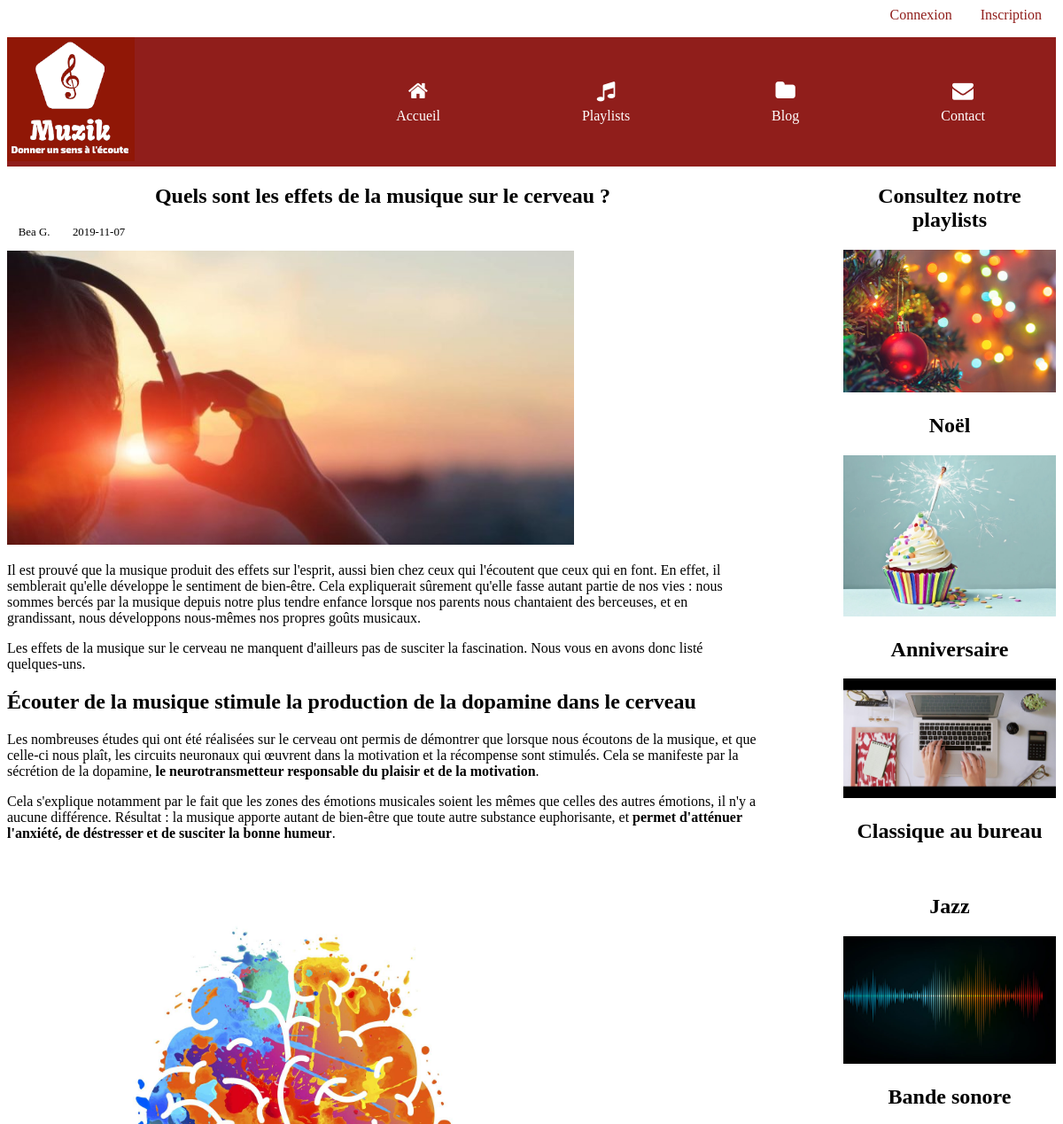
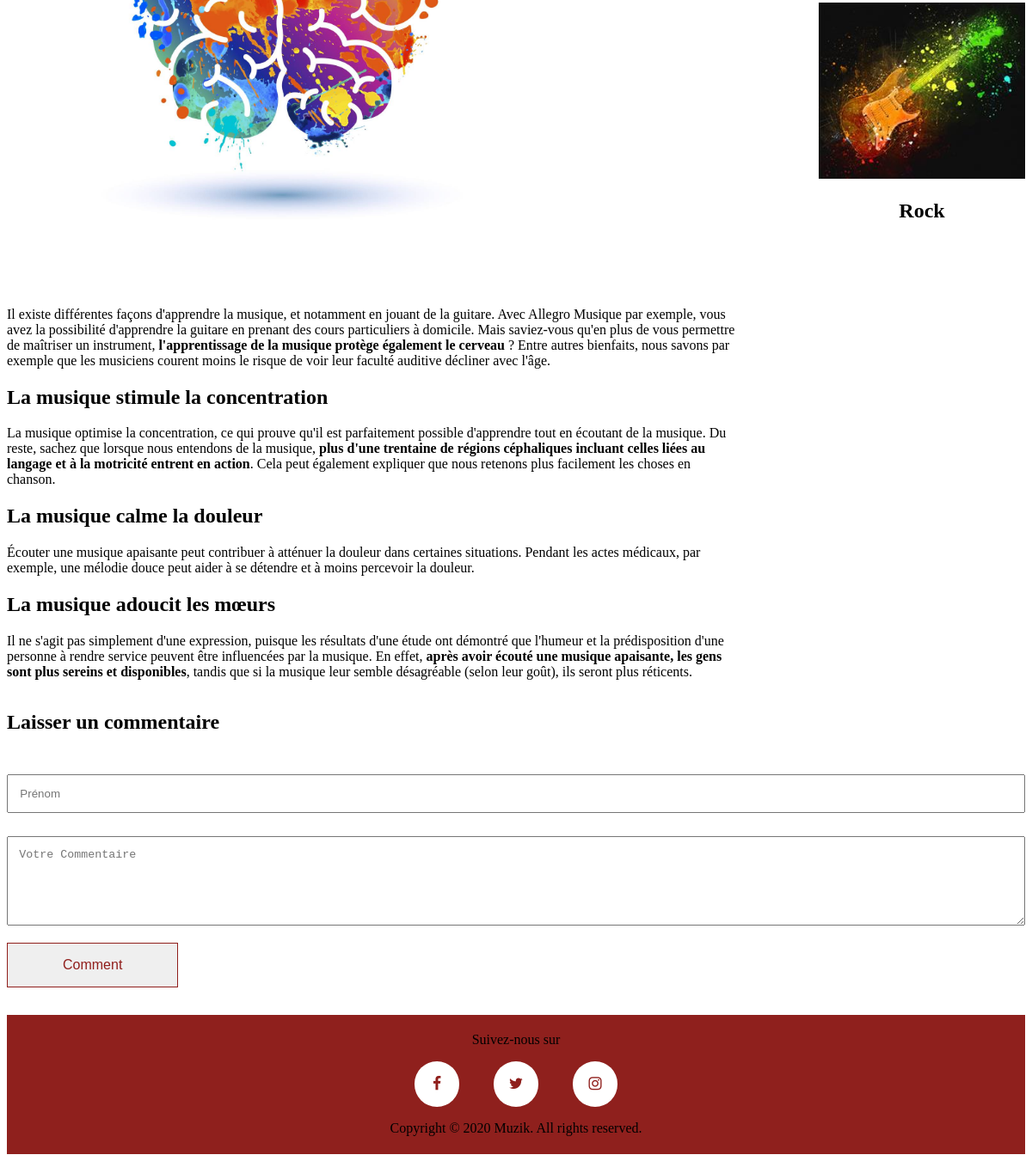
Page /blog-1 on the committed database (2 pictures, top to bottom).
### tables this page shows
CREATE TABLE `Blog` (
  `Id` int(11) NOT NULL,
  `Titre` varchar(255) NOT NULL,
  `Auteur` varchar(255) NOT NULL,
  `Date_A` date NOT NULL,
  `Image` varchar(255) NOT NULL,
  `Description` text NOT NULL
);

CREATE TABLE `Blog_Page` (
  `Id` int(11) NOT NULL,
  `Blog_Id` int(11) NOT NULL,
  `Details` text NOT NULL
);

CREATE TABLE `Categories` (
  `Id` int(11) NOT NULL,
  `Titre` varchar(255) NOT NULL,
  `Image` varchar(255) NOT NULL
);

### blog_page.php (called while the page is built, shortened)
<?php
include('database/bdd_connection.php') ;
$query ='SELECT * FROM Blog WHERE Id='.$_GET['Id'];
$resultSet = $pdo->query($query);
$blogs = $resultSet->fetch();
$query ='SELECT * FROM Blog_Page WHERE Blog_Id='.$_GET['Id'];
$resultSet = $pdo->query($query);
$blogPages = $resultSet->fetch();
$query ='SELECT * FROM Categories ';
$resultSet = $pdo->query($query);
$cats = $resultSet->fetchAll();
include 'Templates/layout.phtml';
?>

### Templates/blog_page.phtml (the view, shortened to what this page needs)
<main class="container main">
	<section class="blog">
       <h1 class="main__h1"><?php echo $blogs['Titre']?></h1>
        <div class="main__auteur">
            <p class="main__auteur__p"><?php echo $blogs['Auteur']?></p>
            <p class="main__auteur__p"><?php echo $blogs['Date_A']?></p>
        </div>
        <img class="main__auteur__image" src="<?php echo $blogs['Image']?>" alt="">
        <?php echo $blogPages['Details']?>
    </section>
    <aside class="aside">
        <h1 class="main__h1">Consultez notre playlists</h1>
        <div class="aside__playlist">
            <?php foreach($cats as $cat):  if(!isset($_SESSION['user'])){?>
                <a class="playlist__a" href="./inscription">
                    <img class="asideplaylist__image" src="<?php echo $cat['Image']?>" alt="">
                    <h1 class="asideplaylist__h1"><?php echo $cat['Titre']?></h1>
                </a>
            <?php }  endforeach;?>
        </div>
    </aside>
</main>
    <div class="container">
        <h2>Laisser un commentaire</h2>
        <form method="POST" id="comment_form">
            <div class="form__name">
                <input  required type="text" name="comment_name" id="comment_name" class="input__name" placeholder="Prénom" />
            </div>
            <div class="form__comment">
                <textarea required  name="comment_content" id="comment_content" class="textarea__comment" placeholder="Votre Commentaire" rows="5"></textarea>
            </div>
            <div class="form-button">
                <input type="submit" name="submit" id="submit" class="input__btn" value="Comment" />
            </div>
        </form>
    </div>

### Templates/layout.phtml (shortened to what this page needs)
<!DOCTYPE html>
<html lang="fr">
<head>
	<link rel="stylesheet" href="https://maxcdn.bootstrapcdn.com/font-awesome/4.5.0/css/font-awesome.min.css">
	<link rel="stylesheet" href="css/style.css" type="text/css" />
</head>
<body>
<header class="header">
	<nav class="nav__connexion">
		<?php if(!isset($_SESSION['user'])){?>
			<a class="nav__a" href="./connexion">Connexion</a>
			<a class="nav__a" href="./inscription">Inscription</a>
		<?php }else{ ?>
			<a class="nav__a" href="">Bonjour <?= $_SESSION['user'] ?></a>
			<a class="nav__a" href="./logout">Déconnexion</a>
			<?php } ?>
	</nav>
	<nav class="header__nav  container">
		<a  class="logo" href="./accueil"><img class="header__logo" src="images/logo.png" alt="logo"></a>
		<div id="myNav" class="overlay">
		<a class="header__a" href="./accueil"><i class="header__i fa fa-home"></i>Accueil</a>
		<a class="header__a" href="./playlist"><i class="header__i fa fa-music"></i>Playlists</a>
		<a class="header__a" href="./blogs"><i class="header__i fa fa-folder"></i>Blog</a>
		<a class="header__a" href="./contact"><i class="header__i fa fa-envelope"></i>Contact</a>
		</div>
	</nav>
</header>
    <div>
		<?php include 'Templates/'.$template.'.phtml' ?>
	</div>
	<footer class="footer">
		<div class="footer__div">
		    <p class="footer__p">Suivez-nous sur</p>
		    <a href="#"><i class="fa footer__fa fa-facebook"></i></a>
		    <a href="#"><i class="fa footer__fa fa-twitter"></i></a>
            <a href="."><i class="fa footer__fa fa-instagram"></i></a>
		    <p class="footer__p">Copyright © 2020 Muzik. All rights reserved.</p>
	    </div>
	</footer>
</body>
</html>

### css/style.css (style rules this page uses)
* { box-sizing: border-box; }
.container { max-width: 1200px; margin: 0 auto; }
.header { background-color: #901E1B; }
.nav__connexion { display:flex; justify-content: flex-end; background-color: #ffffff; }
.nav__a { padding: 0 1rem 1rem ; text-decoration: none; color:#901E1B; transform: scale(1); }
.header__nav { display:flex; justify-content: space-between; }
.header__a { padding: 3em 5em; text-decoration: none; color:#ffffff; transform: scale(1); }
.header__i { display:block; padding-bottom: 0.5rem; font-size: 1.5rem; text-align: center; color:#ffffff; }
.overlay { display:flex; justify-content:space-between; }
.playlist__a { text-decoration: none; color: black; }
.main__h1 { text-align: center; }
.footer { margin-top:2em; background-color: rgb(143, 32, 29); }
.footer__div { padding:0.3em; text-align: center; }
.footer__fa { width: 3em; height: 3em; margin: 0em 1em; padding:1em; border-radius: 3em; font-size:1.1em; background: #fff; text-align: center; color:#8F1E1B; }
.main { display: flex; justify-content: space-between; }
.main__auteur { display:flex; }
.main__auteur__p { margin:0 1em 1em 1em; font-size: 0.8em; }
.main__auteur__image { width:40em; }
.blog { margin-right:6em; }
.asideplaylist__image { width:15em; }
.asideplaylist__h1 { text-align: center; }
.input__name { margin: 2em 0; padding:1em; width:100%; }
.textarea__comment { width:100%; padding:1em }
.input__btn { margin-top: 1em; padding: 1em 4em; font-size:1em; border: 0.1em solid #901E1B; color: #901E1B; text-decoration: none; cursor: pointer; }

### rows in the picture
blog: Titre "Quels sont les effets de la musique sur le cerveau ?", Auteur "Bea G.", Date_A "2019-11-07", Image (picture)
blog_page: Details "Il est prouvé que la musique produit des effets sur l'esprit, aussi bien chez ceux qui l'écoutent que ceux qui en font. En effet, il semblerait qu'elle développe le sentiment de bien-être. Cela expliquerait sûrement qu'elle fasse autant partie de nos vies : nous sommes bercés par la musique depuis notre plus tendre enfance lorsque nos parents nous chantaient des berceuses, et en grandissant, nous développons nous-mêmes nos propres goûts musicaux. Les effets de la musique sur le cerveau ne manquent d'ailleurs pas de susciter la fascination. Nous vous en avons donc listé quelques-uns. Écouter de la musique stimule la production de la dopamine dans le cerveau Les nombreuses études qui ont été…", Details (picture)
categories: Image (picture), Titre "Noël"
categories: Image (picture), Titre "Anniversaire"
categories: Image (picture), Titre "Classique au bureau"
categories: Titre "Jazz"
categories: Image (picture), Titre "Bande sonore"
categories: Image (picture), Titre "Rock"
